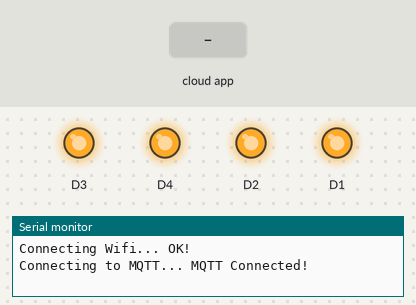
The sketch below on a simulated ESP8266 (NodeMCU). Parts: output pins drawn as LEDs (lit = HIGH), the last lines printed to the serial monitor. The inputs (shaded band) are chosen by the test bench. WiFi joins after 1.5 s; servers stay silent unless stated; no MQTT or app messages arrive unless stated.

Above: at 2.7 s.
2.8 s: the phone or cloud app sets onoff to lightoneon
At 3.6 s:
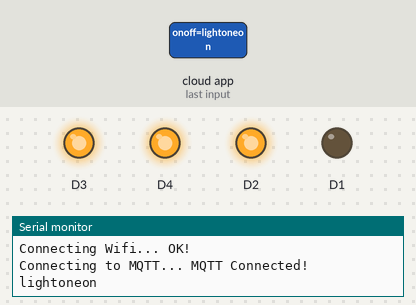
4.3 s: the phone or cloud app sets onoff to lighttwoon
At 5.5 s:
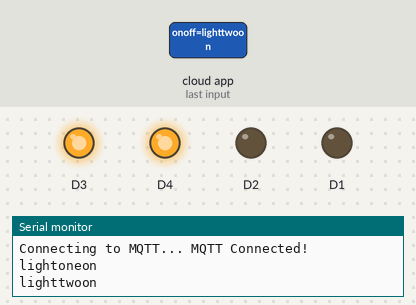
5.8 s: the phone or cloud app sets onoff to lightoneoff
At 6.9 s:
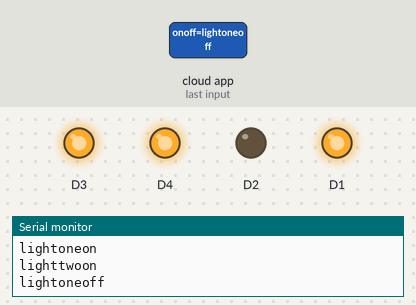
7.3 s: the phone or cloud app sets onoff to fanon
At 7.6 s:
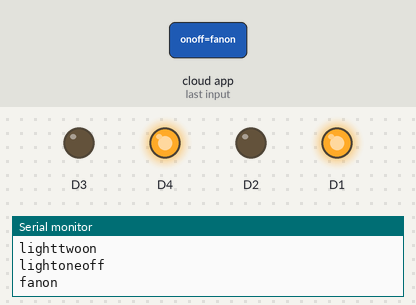
8.8 s: the phone or cloud app sets onoff to lighttwooff
At 10.0 s:
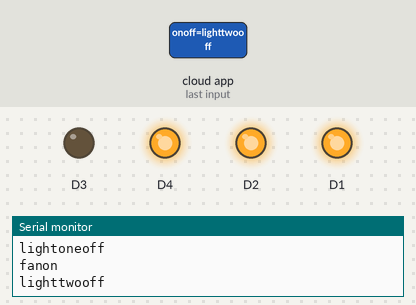
10.3 s: the phone or cloud app sets onoff to lightoneon
At 11.6 s:
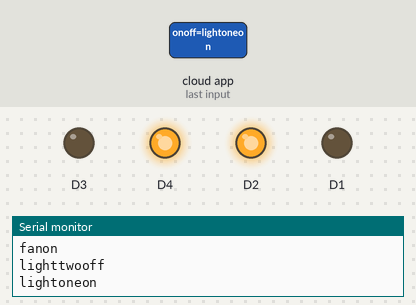
Timing chart, 0 to 12.8 s (numbered marks = the images above; inputs shaded):
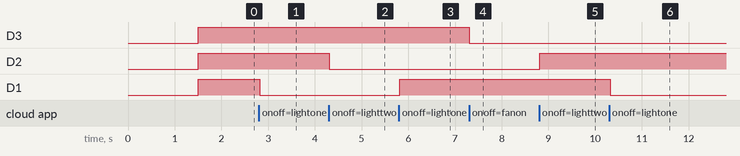

Measured:
- after the input at 2.8 s, D1: HIGH → LOW at once
- after the input at 4.3 s, D2: HIGH → LOW at once
- after the input at 5.8 s, D1: LOW → HIGH at once
- after the input at 7.3 s, D3: HIGH → LOW at once
- after the input at 8.8 s, D2: LOW → HIGH at once
- after the input at 10.3 s, D1: HIGH → LOW at once

The sketch:

FINAL_CODE.ino
```cpp
#include <ESP8266WiFi.h>
#include "Adafruit_MQTT.h"
#include "Adafruit_MQTT_Client.h"
#define WIFI_SSID "Mani"
#define WIFI_PASS "11111111"
#define MQTT_SERV "io.adafruit.com"
#define MQTT_PORT 1883
#define MQTT_NAME "manijairam0607"
#define MQTT_PASS "c401a5c36ed24a8f91e9df8a3366c435"
WiFiClient client;
Adafruit_MQTT_Client mqtt(&client, MQTT_SERV, MQTT_PORT, MQTT_NAME, MQTT_PASS);
Adafruit_MQTT_Subscribe onoff = Adafruit_MQTT_Subscribe(&mqtt, MQTT_NAME "/f/onoff");
void setup()
{
  Serial.begin(9600);
  Serial.print("\n\nConnecting Wifi... ");
  WiFi.begin(WIFI_SSID, WIFI_PASS);
  while (WiFi.status() != WL_CONNECTED)
  {
    delay(500);
  }
  Serial.println("OK!");
  mqtt.subscribe(&onoff);
  pinMode(D1, OUTPUT);
  pinMode(D2, OUTPUT);
  pinMode(D3, OUTPUT);
  pinMode(D4, OUTPUT);
  digitalWrite(D1, HIGH);
  digitalWrite(D2, HIGH);
  digitalWrite(D3, HIGH);
  digitalWrite(D4, HIGH);
}
void loop()
{
  MQTT_connect();
  Adafruit_MQTT_Subscribe * subscription;
  while ((subscription = mqtt.readSubscription(5000)))
  {
    if (subscription == &onoff)
    {
      Serial.println((char*) onoff.lastread);

      if (!strcmp((char*) onoff.lastread, "lightoneon"))
      {
        digitalWrite(D1, LOW);
      }
      else if (!strcmp((char*) onoff.lastread, "lightoneoff"))
      {
        digitalWrite(D1, HIGH);
      }
      else if (!strcmp((char*) onoff.lastread, "lighttwoon"))
      {
        digitalWrite(D2, LOW);
      }
      else if (!strcmp((char*) onoff.lastread, "lighttwooff"))
      {
        digitalWrite(D2, HIGH);
      }
      else if (!strcmp((char*) onoff.lastread, "fanon"))
      {
        digitalWrite(D3, LOW);
      }
      else if (!strcmp((char*) onoff.lastread, "fanoff"))
      {
        digitalWrite(D3, HIGH);
      }
      else if (!strcmp((char*) onoff.lastread, "plugon"))
      {
        digitalWrite(D4, LOW);
      }
      {
        digitalWrite(D4, HIGH);
      }

    }
  }
  if (!mqtt.ping())
  {
    mqtt.disconnect();
  }
}
void MQTT_connect()
{
  int8_t ret;
  if (mqtt.connected())
  {
    return;
  }
  Serial.print("Connecting to MQTT... ");
  uint8_t retries = 3;
  while ((ret = mqtt.connect()) != 0)
  {
    Serial.println(mqtt.connectErrorString(ret));
    Serial.println("Retrying MQTT connection in 5 seconds...");
    mqtt.disconnect();
    delay(5000);
    retries--;
    if (retries == 0)
    {
      while (1);
    }
  }
  Serial.println("MQTT Connected!");
}
```
